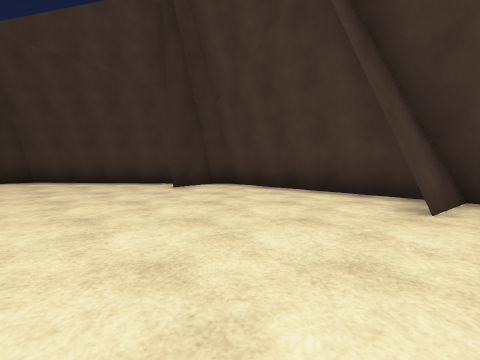
view 1 (above)

12 first-person views from a walk through a Unity game level. The camera is 1.3 m above the floor, tilts 4° down and sees 90° across. The floor is counted in squares, 2 m on a side. Each view is taken from the middle of a square. On the plan, view 1 faces up. The plan holds only what a view shows up to about 9 squares ahead; the rest is blank. The place goes on beyond the plan. Some animated figures are left out. Surface patterns are stand-ins for the level's own textures.

view 2
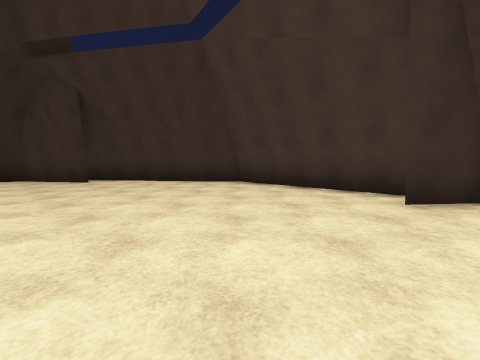

view 3
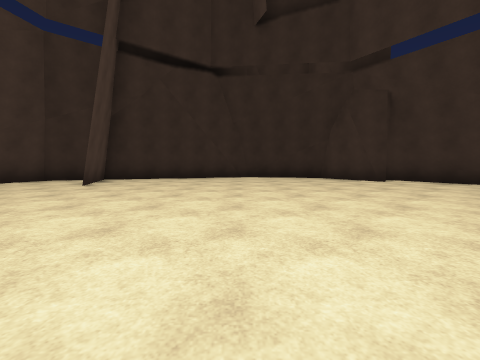

view 4
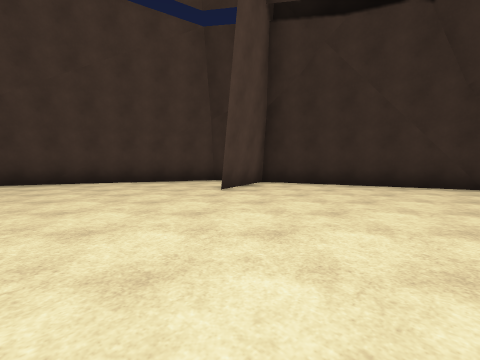

view 5
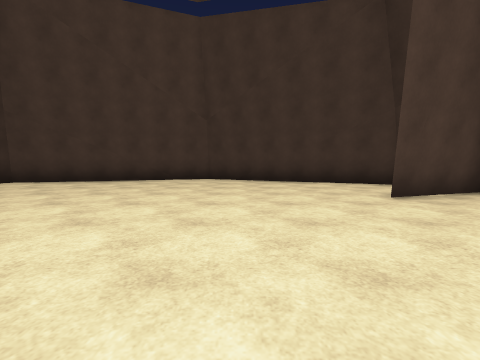

view 6
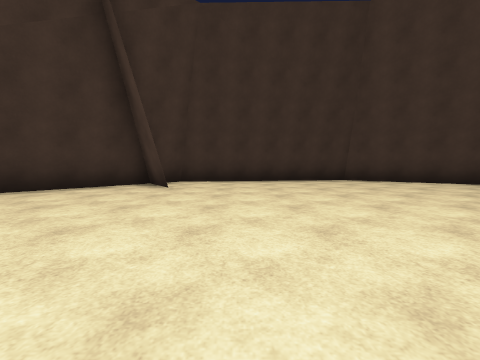

view 7
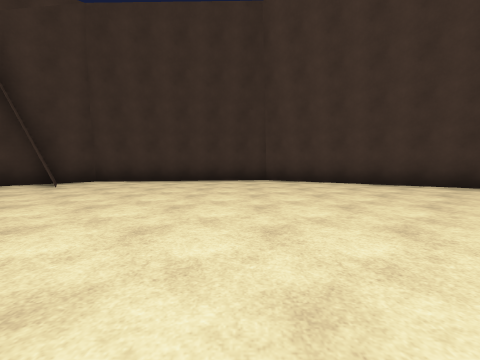

view 8
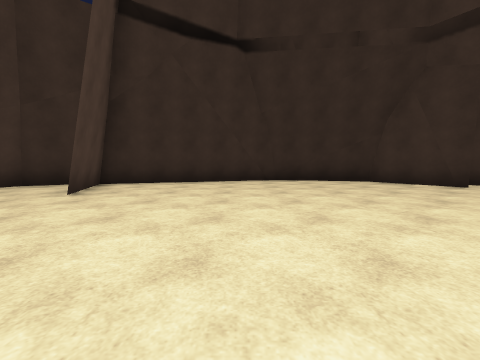

view 9
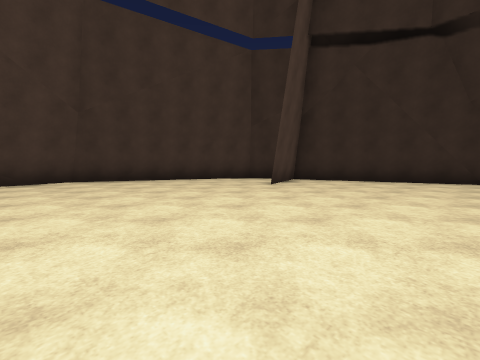

view 10
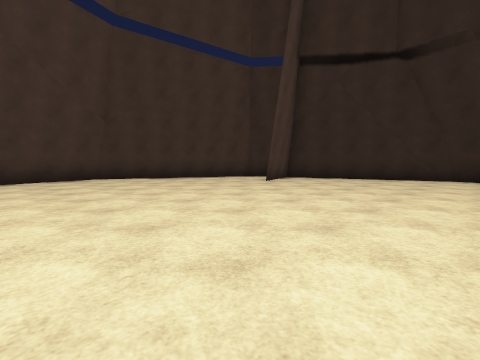

view 11
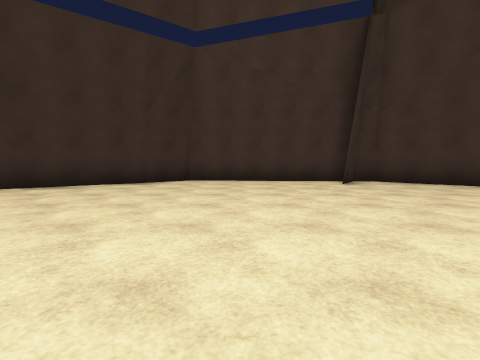

view 12
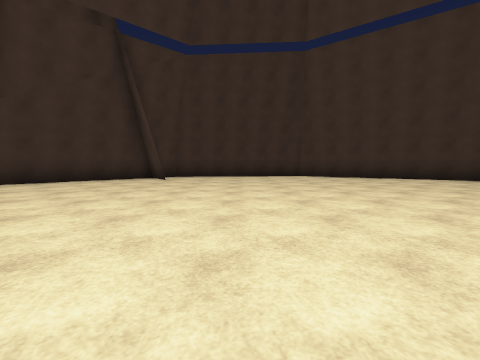

### Floor plan
Points are (right, up) in squares from view 1. A wall is a line through its corners. A room is listed if a view was taken in it or the views show most of it. See-through windows are left out.
Room 1 (views 1, 2, 3, 4, 5, 6, 7, 8, 9, 10, 11, 12)
walls: (-10.2, 4.1) (-10.8, 3.6); (-10.4, 3.9) (-12.5, 2.5); (4.5, -0.3) (4.1, 3) (-0.5, 7.4) (-0.9, 7.4); (-1.2, 7.4) (-6.9, 7.8); (-12.2, 2.7) (-13, -0.9); (3.6, 4) (2.1, 2.9) (3.5, 3.9); (-13.1, -0.6) (-11.3, -6.2) (-8.7, -5.4); (-6.7, 7.7) (-11.5, 4.3); (-0.8, 7.6) (-1.8, 6.2); (-11.1, -6.9) (-10.5, -8.1) (-4.9, -10.5) (1.3, -8.8) (4.9, -3); (1.5, -8.9) (5.1, -3) (4.3, 3.1)
low walls: (-8.7, 6.5) (-11.1, 4.8); (-1.2, 7.6) (-6.9, 7.9); (-13.1, 0) (-13.2, -0.7); (-12.5, 2.5) (-13, 0.1); (-7.6, -9.5) (-4.8, -10.7) (1.5, -8.9); (4.3, 3.1) (-0.3, 7.5) (-0.8, 7.6); (-6.9, 7.8) (-8.6, 6.6); (-11.2, -7.1) (-10.7, -8.2) (-7.7, -9.5)

Where each view was taken, in squares from view 1:
view 1: 0 up, 0 right, facing up
view 2: 2 up, 1 left, facing up-left
view 3: 1 down, 2 left, facing left
view 4: 1 down, 5 left, facing down-left
view 5: 1 down, 6 left, facing down
view 6: 1 up, 4 left, facing right
view 7: 2 down, 4 left, facing right
view 8: 2 down, 4 left, facing left
view 9: 1 down, 3 left, facing down-left
view 10: 0 up, 2 left, facing down-left
view 11: 1 down, 5 left, facing up
view 12: 0 up, 7 left, facing right
